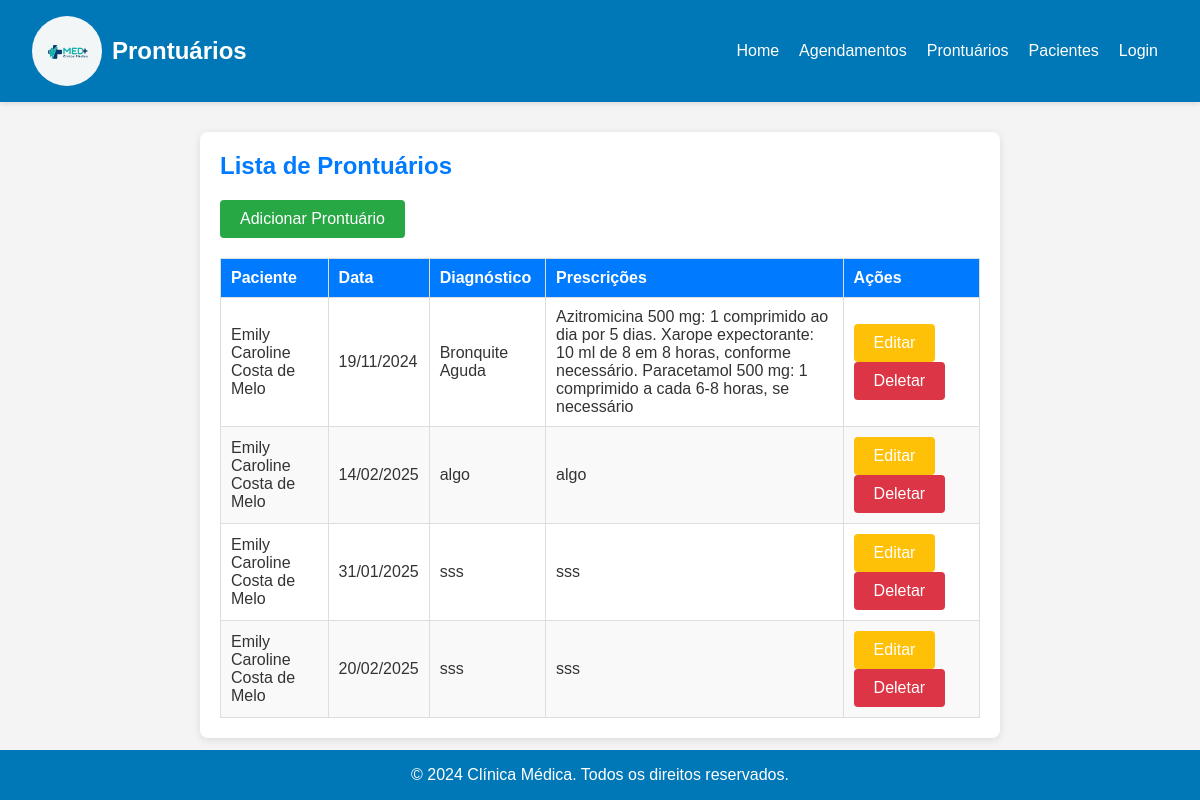
/prontuarios/, run on an earlier commit of the app's database.
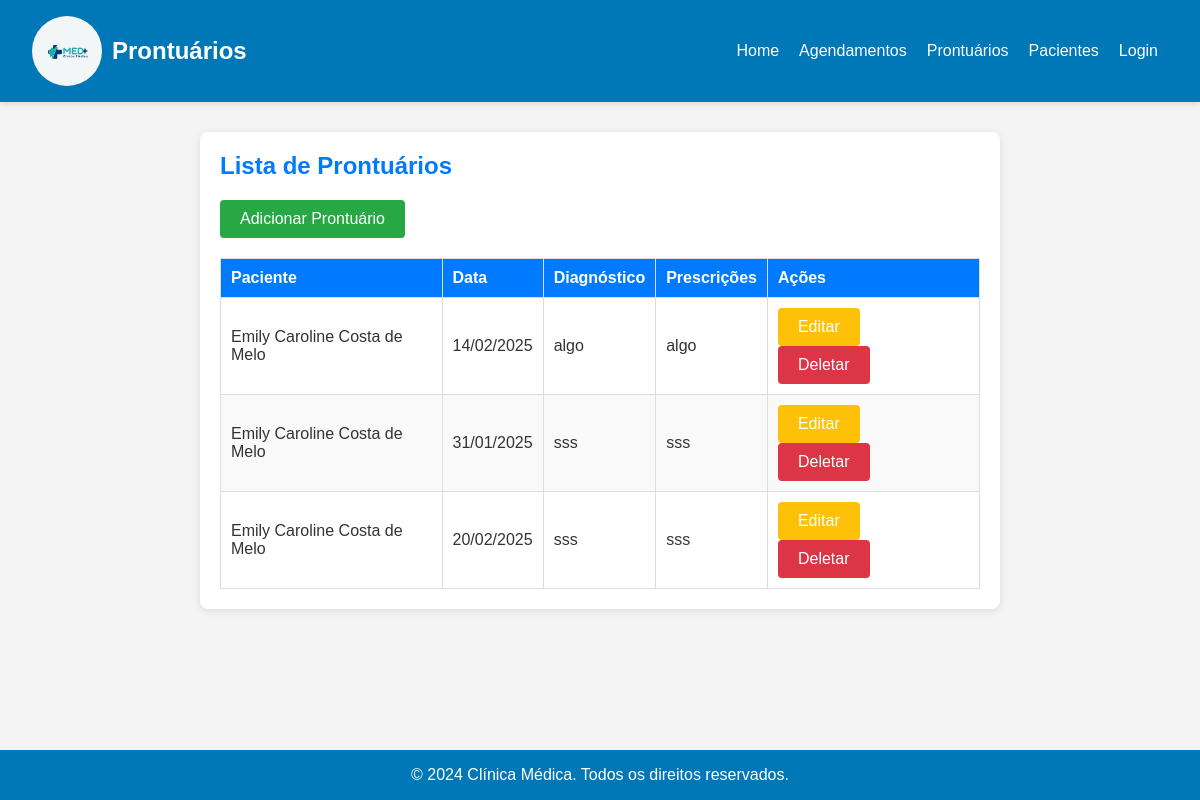
And on a later commit of the database.
### models.py (models this page shows)
class Prontuario(db.Model):
    id = db.Column(db.Integer, primary_key=True)
    data = db.Column(db.Date, nullable=False)
    diagnostico = db.Column(db.String(255))
    prescricoes = db.Column(db.String(255))
    paciente_id = db.Column(db.Integer, db.ForeignKey('paciente.id'), nullable=False)
    paciente = db.relationship('Paciente', backref='prontuarios_relacao')

class Paciente(db.Model):
    id = db.Column(db.Integer, primary_key=True)
    nome = db.Column(db.String(120), nullable=False)
    cpf = db.Column(db.String(11), unique=True, nullable=False)
    telefone = db.Column(db.String(15))
    endereco = db.Column(db.String(255))
    data_nascimento = db.Column(db.Date, nullable=False)
    prontuarios = db.relationship('Prontuario', backref='paciente_relacao', lazy=True)
    consultas = db.relationship('Consulta', backref='paciente_relacao', lazy=True)
    agendamentos = db.relationship('Agendamento', backref='paciente_relacao', lazy=True)

### controllers/prontuario_controller.py (the view)
@prontuario_bp.route('/')
def listar_prontuarios():
    prontuarios = Prontuario.query.all()
    return render_template('listar_prontuarios.html', prontuarios=prontuarios)

### templates/listar_prontuarios.html (shortened to what this page needs)
<!DOCTYPE html>
<html lang="pt-br">
<head>
    <link rel="stylesheet" href="{{ url_for('static', filename='css/prontuario.css') }}">
</head>
<body>
    <header>
        <div class="logo">
            <img src="{{ url_for('static', filename='img/logo.jpg') }}" alt="Logo Clínica Médica">
            <h1> Prontuários</h1>
        </div>
        <nav>
            <ul>
                <li><a href="{{ url_for('home') }}">Home</a></li>
                <li><a href="{{ url_for('agendamento.listar_agendamentos') }}">Agendamentos</a></li>
                <li><a href="{{ url_for('prontuario.listar_prontuarios') }}">Prontuários</a></li>
                <li><a href="{{ url_for('paciente.listar_pacientes') }}">Pacientes</a></li>
                <li><a href="{{ url_for('login.login') }}">Login</a></li>
            </ul>
        </nav>
    </header>
    <main>
        <h2>Lista de Prontuários</h2>
        <a href="{{ url_for('prontuario.adicionar_prontuario') }}" class="btn btn-primary">Adicionar Prontuário</a>
        <table>
            <thead>
                <tr>
                    <th>Paciente</th>
                    <th>Data</th>
                    <th>Diagnóstico</th>
                    <th>Prescrições</th>
                    <th>Ações</th>
                </tr>
            </thead>
            <tbody>
                {% for prontuario in prontuarios %}
                <tr>
                    <td>{{ prontuario.paciente.nome }}</td>
                    <td>{{ prontuario.data.strftime('%d/%m/%Y') }}</td>
                    <td>{{ prontuario.diagnostico }}</td>
                    <td>{{ prontuario.prescricoes }}</td>
                    <td>
                        <a href="{{ url_for('prontuario.editar_prontuario', id=prontuario.id) }}" class="btn btn-warning">Editar</a>
                        <form action="{{ url_for('prontuario.deletar_prontuario', id=prontuario.id) }}" method="POST" style="display:inline;">
                            <button type="submit" class="btn btn-danger">Deletar</button>
                        </form>
                    </td>
                </tr>
                {% endfor %}
            </tbody>
        </table>
    </main>
    <footer>
        <p>&copy; 2024 Clínica Médica. Todos os direitos reservados.</p>
    </footer>
</body>
</html>

### static/css/prontuario.css (style rules this page uses)
* { margin: 0; padding: 0; box-sizing: border-box; }
body { font-family: Arial, sans-serif; background-color: #f4f4f4; color: #333; }
header { display: flex; justify-content: space-between; align-items: center; padding: 1rem 2rem; background-color: #0077b6; color: white; box-shadow: 0 2px 5px rgba(0, 0, 0, 0.1); position: sticky; top: 0; z-index: 1000; }
.logo { display: flex; align-items: center; gap: 10px; }
.logo img { width: 70px; height: 70px; border-radius: 50%; }
.logo h1 { font-size: 1.5rem; }
nav ul { list-style-type: none; padding: 10px; display: flex; justify-content: center; gap: 20px; }
nav ul li a { color: white; text-decoration: none; font-size: 16px; transition: color 0.3s; }
main { padding: 30px; background-color: white; margin: 20px auto; max-width: 1200px; border-radius: 8px; box-shadow: 0 2px 10px rgba(0, 0, 0, 0.1); }
h2 { font-size: 24px; margin-bottom: 20px; color: #007bff; }
.btn { display: inline-block; padding: 10px 20px; background-color: #007bff; color: white; text-decoration: none; border-radius: 4px; transition: background-color 0.3s; margin-right: 10px; }
.btn-primary { background-color: #28a745; }
.btn-danger { background-color: #dc3545; }
.btn-warning { background-color: #ffc107; }
table { width: 100%; border-collapse: collapse; margin-top: 20px; }
table th, table td { padding: 10px; text-align: left; border: 1px solid #ddd; }
table th { background-color: #007bff; color: white; }
table tbody tr:nth-child(even) { background-color: #f9f9f9; }
footer { background-color: #007bff; color: white; text-align: center; padding: 10px; position: fixed; width: 100%; bottom: 0; }
button { padding: 12px 25px; font-size: 16px; cursor: pointer; border: none; border-radius: 5px; transition: background-color 0.3s ease; }
.btn-warning { background-color: #ffc107; color: white; }
h2 { font-size: 24px; color: #007bff; margin-bottom: 20px; }
main { max-width: 800px; margin: 30px auto; padding: 20px; background-color: white; border-radius: 8px; box-shadow: 0 2px 8px rgba(0, 0, 0, 0.1); }
footer { text-align: center; padding: 1rem; background-color: #0077b6; color: white; margin-top: auto; }

What changed in the data, as far as the page shows it:
removed Prontuario: paciente.nome "Emily Caroline Costa de Melo", data "19/11/2024", diagnostico "Bronquite Aguda", prescricoes "Azitromicina 500 mg: 1 comprimido ao dia por 5 dias. Xarope expectorante: 10 ml de 8 em 8 horas, conforme necessário. Paracetamol 500 mg: 1 comprimido a cada 6-8 horas, se necessário"
